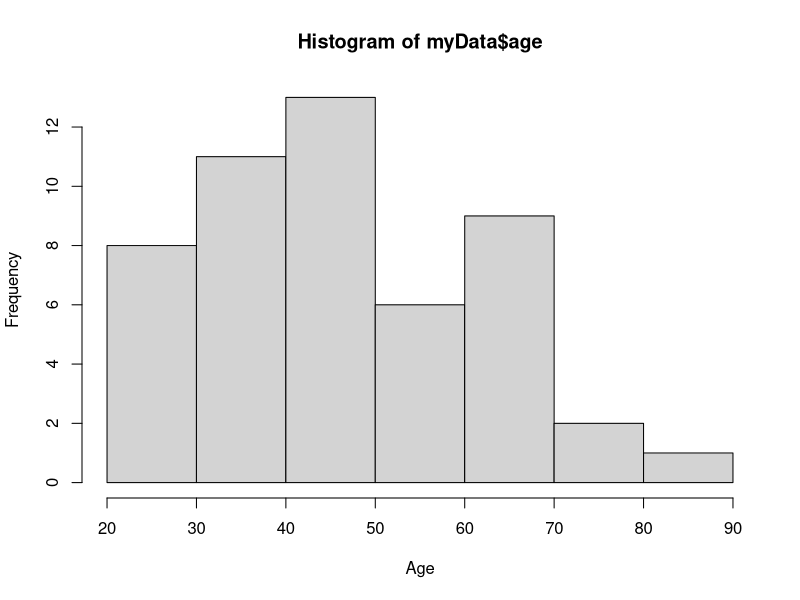
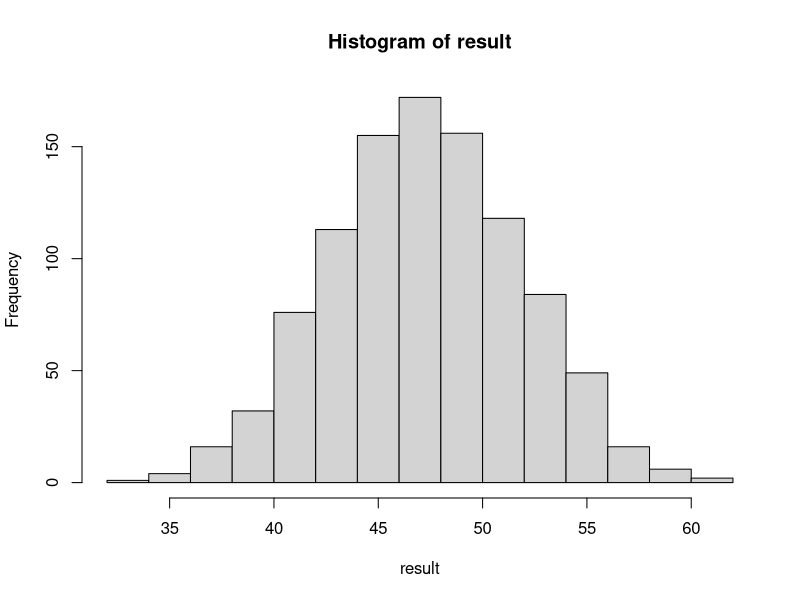
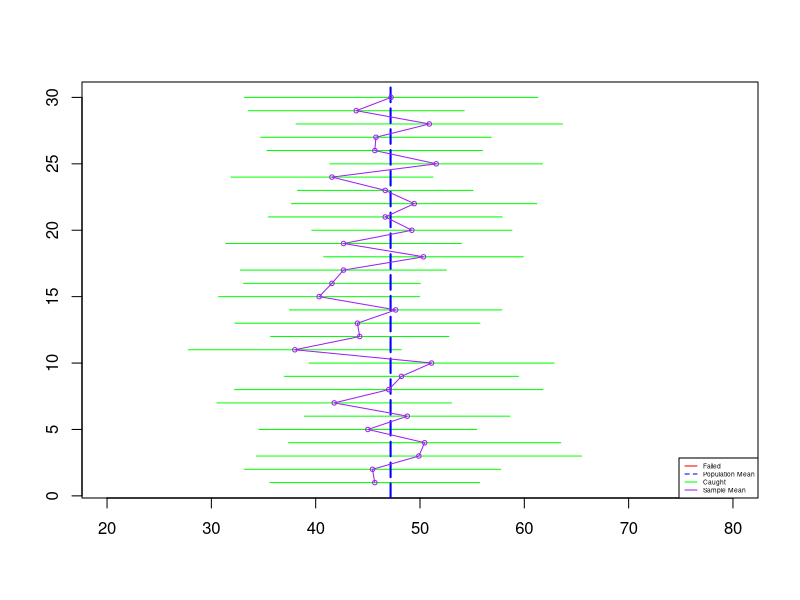

The R script that drew these images, in order:
#load
myData <- read.csv("HouseholdData.csv")

#a
stem(myData$age)
hist(myData$age, xlab = "Age")

#b
result <- c()
for (i in 1:1000) {
  result <- append(result, mean(sample(myData$age, 9)))
}
hist(result)
###########################################

#experiment 1 using qt
confidence <- 95
tail <- (1 - confidence/100)/2 + confidence /100
result <- matrix(ncol = 2)
size <- 9
iterations <- 30
for (i in 1:iterations) {
  picked <- sample(myData$age, size)
  result <- rbind(result, mean(picked) + c(-1,1) * (qt(tail, size - 1)* sd(picked))/sqrt(size))
}
result <- result[-1,]

#plotting
plot(1, type="n", xlab="", ylab="", xlim=c(20, 80), ylim=c(1, iterations))
segments(x0=result[,1], 
         x1=result[,2], 
         y0=1:iterations, 
         y1=1:iterations,
         col = ifelse(mean(myData$age) >= result[,1] & mean(myData$age) <= result[,2], "green", "red"))
abline(v=mean(myData$age), col="blue", lty=5,lwd=2)
points(x=(result[,1]+result[,2])/2, 
       y=1:iterations,
       cex=0.6,
       col="purple")
lines(x=(result[,1]+result[,2])/2, 
      y=1:iterations,
      col="purple")
legend("bottomright",
       legend=c("Failed", "Population Mean", "Caught","Sample Mean"),
       col=c("red", "blue", "green", "purple"), lty=c(1,2,1,1), cex = 0.4)

#check validity
check <- c()
populationMean <- mean(myData$age)
for (i in 4:length(result)/2) {
  out <- 0
  if(populationMean >= result[i, 1] & populationMean <= result[i, 2]){
    out <- 1
  }
  check <- append(check, out)
}
length(check[check == 1])/length(check)*100


